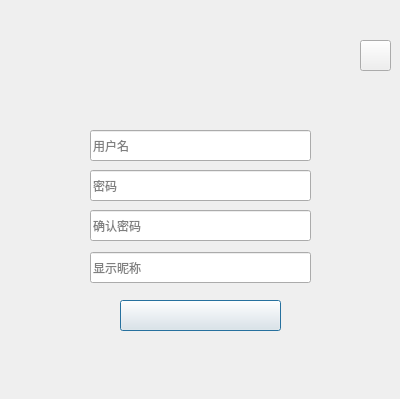
<?xml version="1.0" encoding="UTF-8"?>
<ui version="4.0">
 <class>RegisterDialog</class>
 <widget class="QDialog" name="RegisterDialog">
  <property name="geometry">
   <rect>
    <x>0</x>
    <y>0</y>
    <width>400</width>
    <height>399</height>
   </rect>
  </property>
  <property name="windowTitle">
   <string>Dialog</string>
  </property>
  <widget class="QWidget" name="widget" native="true">
   <property name="geometry">
    <rect>
     <x>0</x>
     <y>0</y>
     <width>400</width>
     <height>399</height>
    </rect>
   </property>
   <property name="styleSheet">
    <string notr="true">background-image: url(:/bg/registerDialogBg.png);</string>
   </property>
   <widget class="QLineEdit" name="userNameEdit">
    <property name="geometry">
     <rect>
      <x>90</x>
      <y>130</y>
      <width>221</width>
      <height>31</height>
     </rect>
    </property>
    <property name="styleSheet">
     <string notr="true">background-image: url(:/bg/content.png);
border-image: url(:/bg/content.png);</string>
    </property>
    <property name="placeholderText">
     <string>用户名</string>
    </property>
   </widget>
   <widget class="QLineEdit" name="userPsw1Edit">
    <property name="geometry">
     <rect>
      <x>90</x>
      <y>170</y>
      <width>221</width>
      <height>31</height>
     </rect>
    </property>
    <property name="styleSheet">
     <string notr="true">background-image: url(:/bg/content.png);
border-image: url(:/bg/content.png);</string>
    </property>
    <property name="echoMode">
     <enum>QLineEdit::Password</enum>
    </property>
    <property name="dragEnabled">
     <bool>false</bool>
    </property>
    <property name="placeholderText">
     <string>密码</string>
    </property>
   </widget>
   <widget class="QLineEdit" name="userPsw2Edit">
    <property name="geometry">
     <rect>
      <x>90</x>
      <y>210</y>
      <width>221</width>
      <height>31</height>
     </rect>
    </property>
    <property name="styleSheet">
     <string notr="true">background-image: url(:/bg/content.png);
border-image: url(:/bg/content.png);</string>
    </property>
    <property name="echoMode">
     <enum>QLineEdit::Password</enum>
    </property>
    <property name="placeholderText">
     <string>确认密码</string>
    </property>
   </widget>
   <widget class="QLineEdit" name="userNickNameEdit">
    <property name="geometry">
     <rect>
      <x>90</x>
      <y>252</y>
      <width>221</width>
      <height>31</height>
     </rect>
    </property>
    <property name="styleSheet">
     <string notr="true">background-image: url(:/bg/content.png);
border-image: url(:/bg/content.png);</string>
    </property>
    <property name="placeholderText">
     <string>显示昵称</string>
    </property>
   </widget>
   <widget class="QPushButton" name="OkBtn">
    <property name="geometry">
     <rect>
      <x>120</x>
      <y>300</y>
      <width>161</width>
      <height>31</height>
     </rect>
    </property>
    <property name="styleSheet">
     <string notr="true">background-image: url(:/bg/content.png);
border-image: url(:/bg/confirmBtnBg.png);</string>
    </property>
    <property name="text">
     <string/>
    </property>
   </widget>
   <widget class="QToolButton" name="CloseWinBtn">
    <property name="geometry">
     <rect>
      <x>360</x>
      <y>40</y>
      <width>31</width>
      <height>31</height>
     </rect>
    </property>
    <property name="cursor">
     <cursorShape>PointingHandCursor</cursorShape>
    </property>
    <property name="styleSheet">
     <string notr="true">border-image: url(:/bg/closeBtn.png);
background-image: url(:/bg/content.png);</string>
    </property>
    <property name="text">
     <string/>
    </property>
   </widget>
  </widget>
 </widget>
 <resources/>
 <connections/>
</ui>
